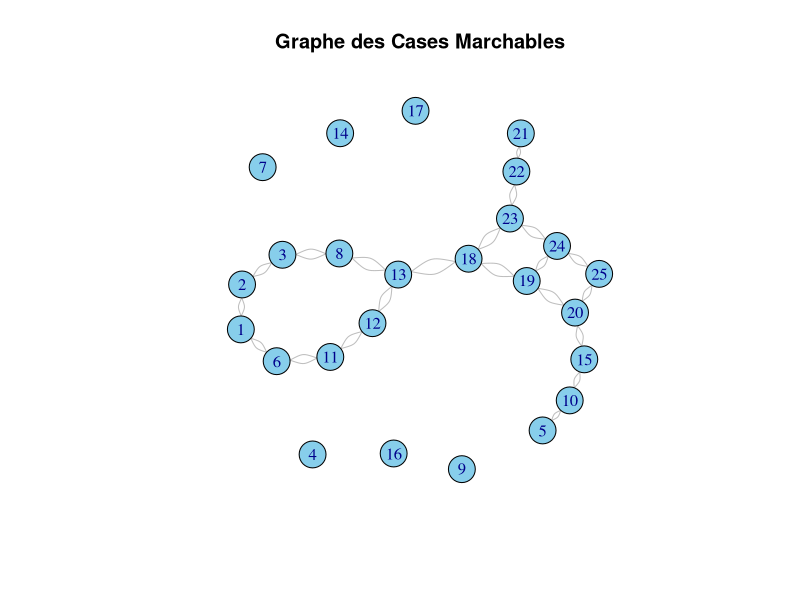

This figure's R source:
library(igraph)

# Fonction pour transformer une matrice en graphe
matrice_to_graphe <- function(grid) {
  rows <- nrow(grid)
  cols <- ncol(grid)
  g <- make_empty_graph(n = rows * cols, directed = FALSE)  #permet de  Créer un graphe vide
  
  # Fonction pour obtenir l'indice d'un nœud à partir de ses coordonnées (i, j) sur la matrice
  index <- function(i, j) {
    return((i - 1) * cols + j)
  }
  
  # Ajouter des arêtes entre les cases marchables ( cases de valeur 1)
  for (i in 1:rows) {
    for (j in 1:cols) {
      if (grid[i, j] == 1) {  # Si la case est marchable
        # Ajouter des connexions aux voisins (haut, bas, gauche, droite) si marchables
        if (i > 1 && grid[i - 1, j] == 1) {
          g <- add_edges(g, c(index(i, j), index(i - 1, j)))
        }
        if (i < rows && grid[i + 1, j] == 1) {
          g <- add_edges(g, c(index(i, j), index(i + 1, j)))
        }
        if (j > 1 && grid[i, j - 1] == 1) {
          g <- add_edges(g, c(index(i, j), index(i, j - 1)))
        }
        if (j < cols && grid[i, j + 1] == 1) {
          g <- add_edges(g, c(index(i, j), index(i, j + 1)))
        }
      }
    }
  }
  
  return(g)
}

# Exemple de matrice 5x5 (1 = marchable, 0 = obstacle)
grid <- matrix(c(1, 1, 1, 0, 1,
                 1, 0, 1, 0, 1,
                 1, 1, 1, 0, 1,
                 0, 0, 1, 1, 1,
                 1, 1, 1, 1, 1), nrow = 5, byrow = TRUE)

# Transformer la matrice en graphe
graphe <- matrice_to_graphe(grid)

## Plot graphe : 
# Afficher le graphe dans la zone de tracé
plot(graphe, 
     vertex.label = 1:vcount(graphe),  # Afficher les indices des nœuds
     vertex.size = 15,                 # Taille des nœuds
     vertex.color = "skyblue",         # Couleur des nœuds
     edge.color = "gray",              # Couleur des arêtes
     main = "Graphe des Cases Marchables")  # Titre du graphe

# Définir le point de départ et d'arrivée (transformés en indices de graphe)
depart <- 1  # Coin supérieur gauche (indice 1)
arrivee <- 20  # Coin inférieur droit (indice 25)

# Mesurer le temps d'exécution du calcul de Dijkstra
temps_execution <- system.time({
  # Appliquer l'algorithme de Dijkstra pour trouver le chemin le plus court
  resultat <- shortest_paths(graphe, from = depart, to = arrivee)
})

# Afficher le chemin trouvé (indices des nœuds)
print(resultat$vpath[[1]])

# Fonction pour reconvertir un index en coordonnées (i, j) dans la matrice
index_to_coords <- function(index, ncol) {
  row <- ((index - 1) %/% ncol) + 1
  col <- ((index - 1) %% ncol) + 1
  return(c(row, col))
}

# Afficher les coordonnées (i, j) du chemin
chemin_coords <- lapply(resultat$vpath[[1]], index_to_coords, ncol = ncol(grid))
print(chemin_coords)

# Fonction pour calculer la distance totale du chemin
calculer_distance <- function(chemin_indices, pixel_size_cm) {
  # La distance totale est simplement le nombre d'étapes (nombre de pixels parcourus) multiplié par la taille du pixel
  nb_etapes <- length(chemin_indices) - 1  # Le nombre d'étapes est le nombre de pixels moins 1 (le point de départ n'est pas une étape)
  distance_totale_cm <- nb_etapes * pixel_size_cm
  return(distance_totale_cm)  # Retourne la distance en cm
}

# Définir la taille réelle d'un pixel sur le terrain (en cm)
taille_pixel_cm <- 50  # Chaque pixel représente 50 cm su terrain

# Calculer la distance totale du chemin trouvé
distance_totale <- calculer_distance(resultat$vpath[[1]], taille_pixel_cm)
cat("Distance totale parcourue :", distance_totale, "cm\n")

# Afficher le temps d'exécution
cat("Temps d'exécution de l'algorithme de Dijkstra :", temps_execution["elapsed"], "secondes\n")
